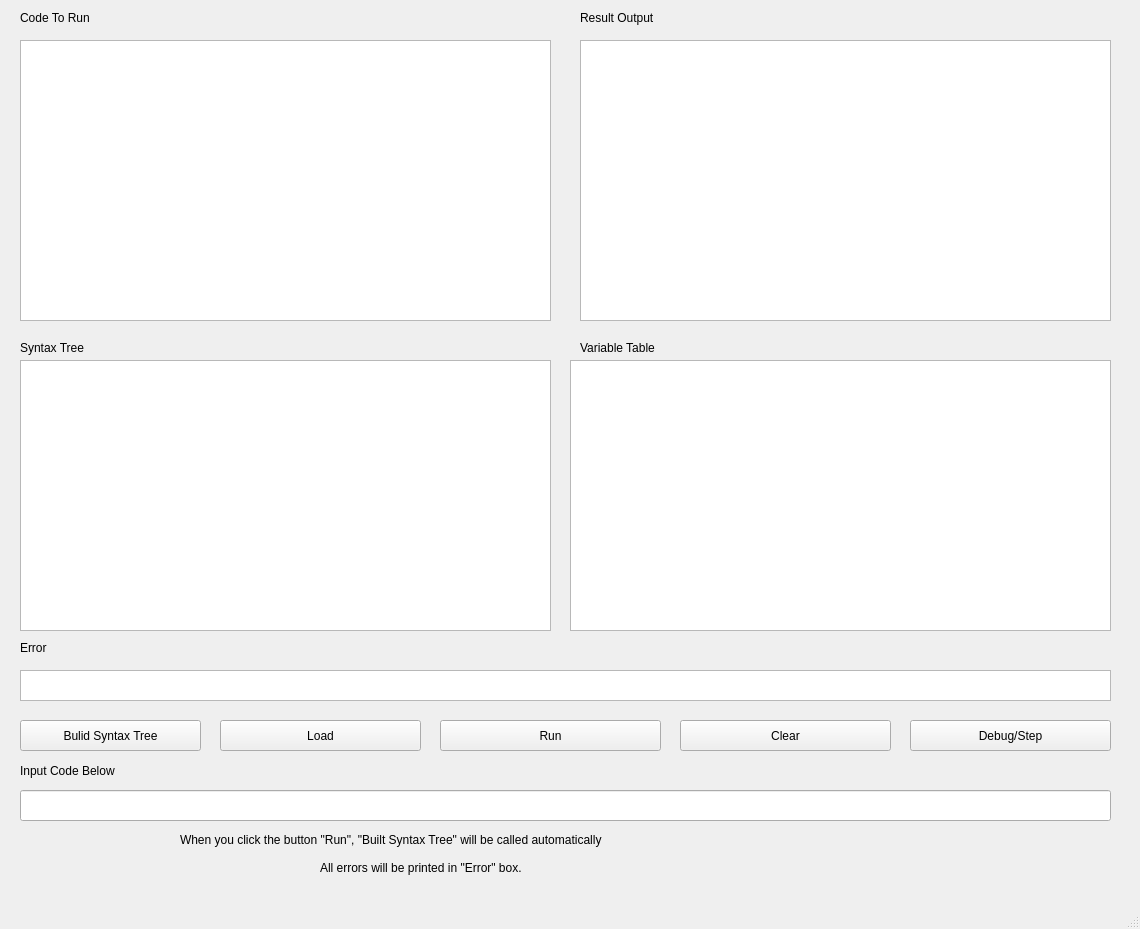
<?xml version="1.0" encoding="UTF-8"?>
<ui version="4.0">
 <class>MainWindow</class>
 <widget class="QMainWindow" name="MainWindow">
  <property name="geometry">
   <rect>
    <x>0</x>
    <y>0</y>
    <width>1140</width>
    <height>929</height>
   </rect>
  </property>
  <property name="windowTitle">
   <string>MainWindow</string>
  </property>
  <widget class="QWidget" name="centralwidget">
   <widget class="QTextBrowser" name="textBrowser">
    <property name="geometry">
     <rect>
      <x>20</x>
      <y>40</y>
      <width>531</width>
      <height>281</height>
     </rect>
    </property>
    <property name="html">
     <string>&lt;!DOCTYPE HTML PUBLIC &quot;-//W3C//DTD HTML 4.0//EN&quot; &quot;http://www.w3.org/TR/REC-html40/strict.dtd&quot;&gt;
&lt;html&gt;&lt;head&gt;&lt;meta name=&quot;qrichtext&quot; content=&quot;1&quot; /&gt;&lt;style type=&quot;text/css&quot;&gt;
p, li { white-space: pre-wrap; }
&lt;/style&gt;&lt;/head&gt;&lt;body style=&quot; font-family:'SimSun'; font-size:9pt; font-weight:400; font-style:normal;&quot;&gt;
&lt;p style=&quot;-qt-paragraph-type:empty; margin-top:0px; margin-bottom:0px; margin-left:0px; margin-right:0px; -qt-block-indent:0; text-indent:0px;&quot;&gt;&lt;br /&gt;&lt;/p&gt;&lt;/body&gt;&lt;/html&gt;</string>
    </property>
   </widget>
   <widget class="QLineEdit" name="lineEdit">
    <property name="geometry">
     <rect>
      <x>20</x>
      <y>790</y>
      <width>1091</width>
      <height>31</height>
     </rect>
    </property>
    <property name="text">
     <string/>
    </property>
   </widget>
   <widget class="QPushButton" name="pushButton">
    <property name="geometry">
     <rect>
      <x>680</x>
      <y>720</y>
      <width>211</width>
      <height>31</height>
     </rect>
    </property>
    <property name="text">
     <string>Clear</string>
    </property>
   </widget>
   <widget class="QTextBrowser" name="textBrowser_2">
    <property name="geometry">
     <rect>
      <x>580</x>
      <y>40</y>
      <width>531</width>
      <height>281</height>
     </rect>
    </property>
   </widget>
   <widget class="QPushButton" name="pushButton_2">
    <property name="geometry">
     <rect>
      <x>440</x>
      <y>720</y>
      <width>221</width>
      <height>31</height>
     </rect>
    </property>
    <property name="text">
     <string>Run</string>
    </property>
   </widget>
   <widget class="QTextBrowser" name="textBrowser_3">
    <property name="geometry">
     <rect>
      <x>20</x>
      <y>360</y>
      <width>531</width>
      <height>271</height>
     </rect>
    </property>
   </widget>
   <widget class="QPushButton" name="pushButton_3">
    <property name="geometry">
     <rect>
      <x>20</x>
      <y>720</y>
      <width>181</width>
      <height>31</height>
     </rect>
    </property>
    <property name="text">
     <string>Bulid Syntax Tree</string>
    </property>
   </widget>
   <widget class="QPushButton" name="pushButton_4">
    <property name="geometry">
     <rect>
      <x>220</x>
      <y>720</y>
      <width>201</width>
      <height>31</height>
     </rect>
    </property>
    <property name="text">
     <string>Load</string>
    </property>
   </widget>
   <widget class="QLabel" name="label">
    <property name="geometry">
     <rect>
      <x>20</x>
      <y>760</y>
      <width>141</width>
      <height>21</height>
     </rect>
    </property>
    <property name="text">
     <string>Input Code Below</string>
    </property>
   </widget>
   <widget class="QLabel" name="label_2">
    <property name="geometry">
     <rect>
      <x>20</x>
      <y>340</y>
      <width>101</width>
      <height>16</height>
     </rect>
    </property>
    <property name="text">
     <string>Syntax Tree</string>
    </property>
   </widget>
   <widget class="QLabel" name="label_3">
    <property name="geometry">
     <rect>
      <x>20</x>
      <y>10</y>
      <width>101</width>
      <height>16</height>
     </rect>
    </property>
    <property name="text">
     <string>Code To Run</string>
    </property>
   </widget>
   <widget class="QLabel" name="label_4">
    <property name="geometry">
     <rect>
      <x>580</x>
      <y>10</y>
      <width>121</width>
      <height>16</height>
     </rect>
    </property>
    <property name="text">
     <string>Result Output</string>
    </property>
   </widget>
   <widget class="QLabel" name="label_5">
    <property name="geometry">
     <rect>
      <x>20</x>
      <y>640</y>
      <width>72</width>
      <height>15</height>
     </rect>
    </property>
    <property name="text">
     <string>Error</string>
    </property>
   </widget>
   <widget class="QTextBrowser" name="textBrowser_4">
    <property name="geometry">
     <rect>
      <x>20</x>
      <y>670</y>
      <width>1091</width>
      <height>31</height>
     </rect>
    </property>
   </widget>
   <widget class="QLabel" name="label_6">
    <property name="geometry">
     <rect>
      <x>180</x>
      <y>830</y>
      <width>911</width>
      <height>20</height>
     </rect>
    </property>
    <property name="text">
     <string>When you click the button &quot;Run&quot;, &quot;Built Syntax Tree&quot; will be called automatically</string>
    </property>
   </widget>
   <widget class="QLabel" name="label_8">
    <property name="geometry">
     <rect>
      <x>320</x>
      <y>860</y>
      <width>501</width>
      <height>16</height>
     </rect>
    </property>
    <property name="text">
     <string>All errors will be printed in &quot;Error&quot; box.</string>
    </property>
   </widget>
   <widget class="QLabel" name="label_7">
    <property name="geometry">
     <rect>
      <x>580</x>
      <y>340</y>
      <width>131</width>
      <height>16</height>
     </rect>
    </property>
    <property name="text">
     <string>Variable Table</string>
    </property>
   </widget>
   <widget class="QPushButton" name="pushButton_5">
    <property name="geometry">
     <rect>
      <x>910</x>
      <y>720</y>
      <width>201</width>
      <height>31</height>
     </rect>
    </property>
    <property name="text">
     <string>Debug/Step</string>
    </property>
   </widget>
   <widget class="QTextBrowser" name="textBrowser_5">
    <property name="geometry">
     <rect>
      <x>570</x>
      <y>360</y>
      <width>541</width>
      <height>271</height>
     </rect>
    </property>
   </widget>
  </widget>
  <widget class="QMenuBar" name="menubar">
   <property name="geometry">
    <rect>
     <x>0</x>
     <y>0</y>
     <width>1140</width>
     <height>26</height>
    </rect>
   </property>
  </widget>
  <widget class="QStatusBar" name="statusbar"/>
 </widget>
 <resources/>
 <connections/>
</ui>
